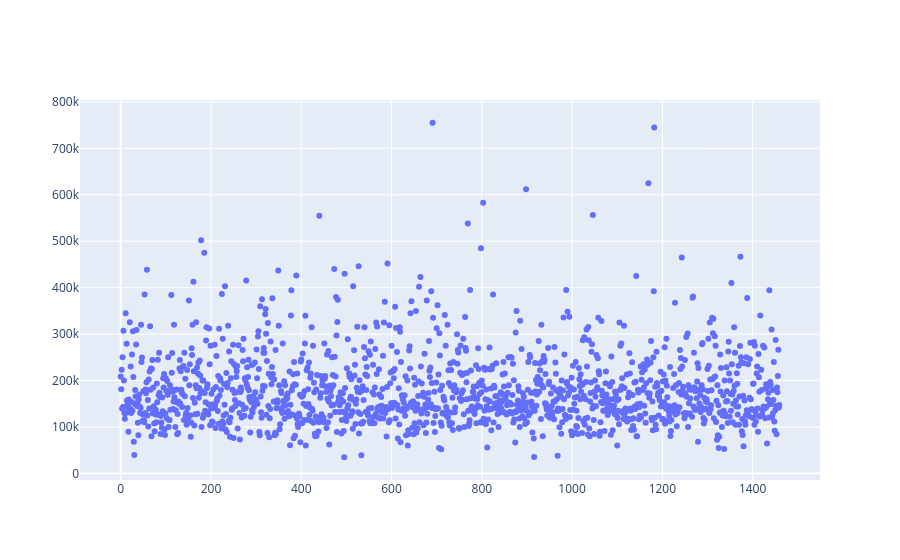

Notebook source saved alongside this figure:
### Code cell
import plotly.graph_objects as go
from plotly.subplots import make_subplots

fig = make_subplots(rows=1, cols=1)

fig.add_trace(go.Scatter(
    x = train_df.index,
    y= train_df['SalePrice'],
    mode="markers",
    name = "Sales Price"
))

### Figure 1 — Plotly figure (JSON) as saved in the notebook; plotly's stock layout.template omitted (floating-point values rounded to 4 significant figures; data arrays with more than 128 entries replaced by an {"elided": "..."} marker saying what was removed)
{"data": [{"mode": "markers", "name": "Sales Price", "x": {"elided": "1460 int values"}, "y": {"elided": "1460 int values"}, "type": "scatter"}], "layout": {"xaxis": {"anchor": "y", "domain": [0.0, 1.0]}, "yaxis": {"anchor": "x", "domain": [0.0, 1.0]}}}
